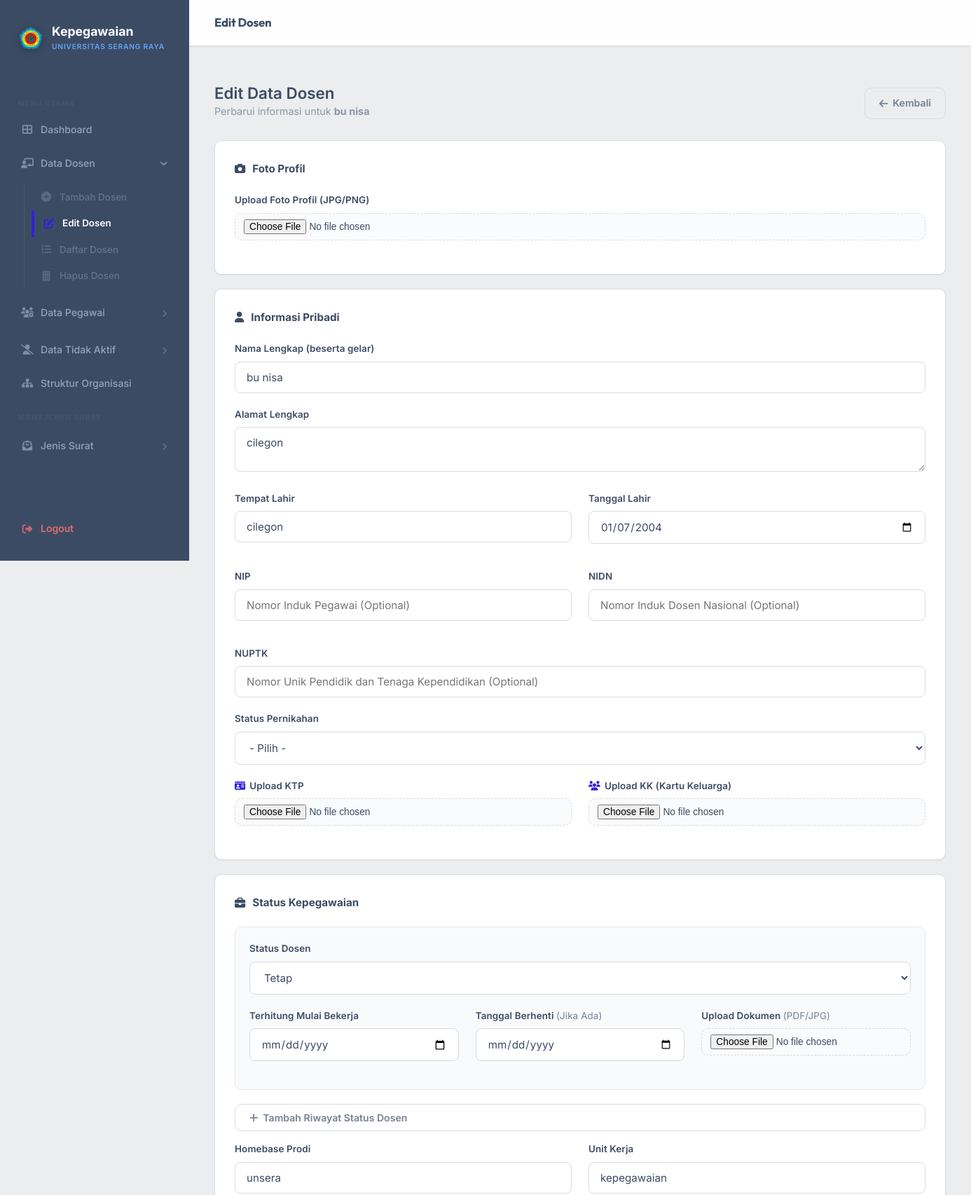
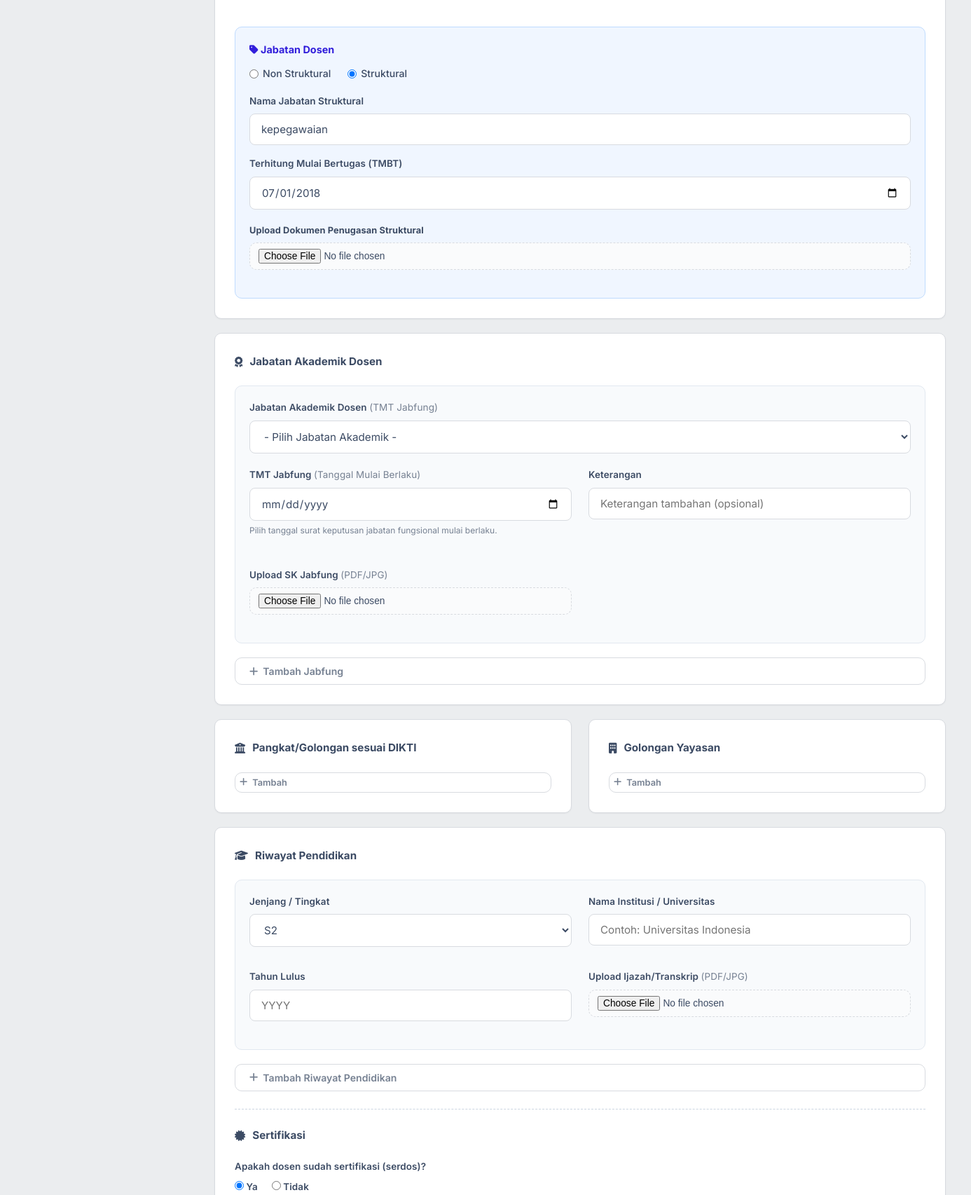
The page /form_edit_dosen.php?id=2 (signed in, upper part) on the database its author committed (2 pictures, top to bottom).
### tables this page shows
CREATE TABLE `dosen` (
  `id` int NOT NULL,
  `nama_lengkap` varchar(128) DEFAULT NULL,
  `alamat` varchar(255) DEFAULT NULL,
  `ttl_tempat` varchar(64) DEFAULT NULL,
  `ttl_tanggal` date DEFAULT NULL,
  `status_dosen` varchar(64) DEFAULT NULL,
  `jenis_dosen` varchar(64) DEFAULT NULL,
  `jabatan_struktural` varchar(64) DEFAULT NULL,
  `tmk` date DEFAULT NULL,
  `tmtk` date DEFAULT NULL,
  `ket_tidak_kerja` varchar(64) DEFAULT NULL,
  `dok_tidak_kerja` longblob,
  `dok_tidak_kerja_name` varchar(255) DEFAULT NULL,
  `dok_tidak_kerja_type` varchar(100) DEFAULT NULL,
  `jabfung_akademik` varchar(64) DEFAULT NULL,
  `tmt_jabfung` date DEFAULT NULL,
  `dok_jabfung` longblob,
  `dok_jabfung_name` varchar(255) DEFAULT NULL,
  `dok_jabfung_type` varchar(100) DEFAULT NULL,
  `gol_lldikti` varchar(64) DEFAULT NULL,
  `tmt_gol_lldikti` date DEFAULT NULL,
  `dok_gol_lldikti` longblob,
  `dok_gol_lldikti_name` varchar(255) DEFAULT NULL,
  `dok_gol_lldikti_type` varchar(100) DEFAULT NULL,
  `gol_yayasan` varchar(64) DEFAULT NULL,
  `tmt_gol_yayasan` date DEFAULT NULL,
  `dok_gol_yayasan` longblob,
  `dok_gol_yayasan_name` varchar(255) DEFAULT NULL,
  `dok_gol_yayasan_type` varchar(100) DEFAULT NULL,
  `reward` varchar(128) DEFAULT NULL,
  `tgl_reward` date DEFAULT NULL,
  `dok_reward` varchar(255) DEFAULT NULL,
  `punishment` varchar(128) DEFAULT NULL,
  `dok_punishment` varchar(255) DEFAULT NULL,
  `homebase_prodi` varchar(64) DEFAULT NULL,
  `unit_kerja` varchar(64) DEFAULT NULL,
  `no_serdos` int DEFAULT NULL,
  `dok_serdos` longblob,
  `dok_serdos_name` varchar(255) DEFAULT NULL,
  `dok_serdos_type` varchar(100) DEFAULT NULL,
  `riwayat_pendidikan` varchar(8) DEFAULT NULL,
  `status_pribadi` char(100) DEFAULT NULL,
  `dok_ktp` longblob,
  `dok_ktp_name` varchar(255) DEFAULT NULL,
  `dok_ktp_type` varchar(100) DEFAULT NULL,
  `dok_kk` longblob,
  `dok_kk_name` varchar(255) DEFAULT NULL,
  `dok_kk_type` varchar(100) DEFAULT NULL,
  `foto_profil` varchar(255) DEFAULT NULL,
  `status_keaktifan` varchar(32) DEFAULT 'Aktif',
  `keterangan_keaktifan` text DEFAULT NULL,
  `tgl_mulai_tidak_bekerja` date DEFAULT NULL
);

### form_edit_dosen.php (the view, shortened to what the rows shown need)
<?php
require 'db.php';
$id = $_GET['id'] ?? 0;
$stmt = $conn->prepare("SELECT * FROM dosen WHERE id = ?");
$stmt->bind_param("i", $id);
$stmt->execute();
$data = $stmt->get_result()->fetch_assoc();
$pendidikans = $conn->query("SELECT * FROM pendidikan_dosen WHERE dosen_id = $id")->fetch_all(MYSQLI_ASSOC);
$status_dosens = $conn->query("SELECT * FROM status_dosen_riwayat WHERE dosen_id = $id")->fetch_all(MYSQLI_ASSOC);
?>
<!DOCTYPE html>
<html lang="id">
<head>
    <link rel="stylesheet" href="style.css?v=4">
    <link rel="stylesheet" href="https://cdnjs.cloudflare.com/ajax/libs/font-awesome/6.4.0/css/all.min.css">
</head>
<body>
<?php include 'components/sidebar.php'; ?>
<div class="main-content">
    <div class="header-section" style="margin-bottom: 30px; display: flex; justify-content: space-between; align-items: flex-end; flex-wrap: wrap; gap: 15px;">
        <div style="display: flex; align-items: center; gap: 15px;">
            <div>
                <h1 style="margin:0">Edit Data Dosen</h1>
                <p style="margin:0; opacity: 0.8;">Perbarui informasi untuk <strong><?= htmlspecialchars($data['nama_lengkap']) ?></strong></p>
            </div>
        </div>
    </div>
    <form method="POST" enctype="multipart/form-data">
        <div class="card" style="margin-bottom:20px;">
            <div class="form-group">
                <label>Nama Lengkap (beserta gelar)</label>
                <input type="text" name="nama_lengkap" value="<?= htmlspecialchars($data['nama_lengkap']) ?>" required>
            </div>
            <div class="form-group">
                <label>Alamat Lengkap</label>
                <textarea name="alamat" rows="2" required><?= htmlspecialchars($data['alamat']) ?></textarea>
            </div>
            <div class="multi-row">
                <div class="form-group">
                    <label>Tempat Lahir</label>
                    <input type="text" name="ttl_tempat" value="<?= htmlspecialchars($data['ttl_tempat']) ?>" required>
                </div>
                <div class="form-group">
                    <label>Tanggal Lahir</label>
                    <input type="date" name="ttl_tanggal" value="<?= $data['ttl_tanggal'] ?>" required>
                </div>
            </div>
        </div>
        <div class="card" style="margin-bottom:20px;">
            <div id="status-wrapper">
                <?php if (count($status_dosens) > 0): ?>
                    <?php foreach($status_dosens as $std): ?>
                        <div class="dynamic-item">
                            <button type="button" onclick="this.closest('.dynamic-item').remove()" class="btn-icon" style="color:var(--danger); position:absolute; right:15px; top:15px;"><i class="fas fa-trash"></i></button>
                            <div class="form-group">
                                <label>Status Dosen</label>
                                <select name="status_dosen[]" required>
                                    <option value="">- Pilih Status Dosen -</option>
                                    <option value="Tetap" <?= $std['status_dosen'] == 'Tetap' ? 'selected' : '' ?>>Tetap</option>
                                    <option value="Tidak Tetap" <?= $std['status_dosen'] == 'Tidak Tetap' ? 'selected' : '' ?>>Tidak Tetap</option>
                                    <option value="Homebase" <?= $std['status_dosen'] == 'Homebase' ? 'selected' : '' ?>>Homebase</option>
                                </select>
                            </div>
                            <div style="display: grid; grid-template-columns: 1fr 1fr 1fr; gap: 24px; margin-top:12px;">
                                <div class="form-group">
                                    <label>Terhitung Mulai Bekerja</label>
                                    <input type="date" name="tmt_status[]" value="<?= $std['tmt'] ?>">
                                </div>
                                <div class="form-group">
                                    <label>Tanggal Berhenti <span style="color:var(--text-muted); font-weight:400;">(Jika Ada)</span></label>
                                    <input type="date" name="tgl_berhenti_status[]" value="<?= $std['tgl_berhenti'] ?? '' ?>">
                                </div>
                                <div class="form-group">
                                    <label>Upload Dokumen <span style="color:var(--text-muted); font-weight:400;">(PDF/JPG)</span></label>
                                    <input type="file" name="dok_status[]" accept=".pdf,.jpg,.png">
                                    <?php if($std['dokumen']): ?>
                                        <a href="<?= $std['dokumen'] ?>" target="_blank" class="file-current"><i class="fas fa-file-pdf"></i> <?= basename($std['dokumen']) ?></a>
                                        <input type="hidden" name="existing_dok_status[]" value="<?= $std['dokumen'] ?>">
                                    <?php else: ?>
                                        <input type="hidden" name="existing_dok_status[]" value="">
                                    <?php endif; ?>
                                </div>
                            </div>
                        </div>
                    <?php endforeach; ?>
                <?php else: ?>
                    <div class="dynamic-item">
                        <div class="form-group">
                            <label>Status Dosen</label>
                            <select name="status_dosen[]" required>
                                <option value="Tetap" <?= $data['status_dosen'] == 'Tetap' ? 'selected' : '' ?>>Tetap</option>
                            </select>
                        </div>
                        <div style="display: grid; grid-template-columns: 1fr 1fr 1fr; gap: 24px; margin-top:12px;">
                            <div class="form-group">
                                <label>Terhitung Mulai Bekerja</label>
                                <input type="date" name="tmt_status[]">
                            </div>
                            <div class="form-group">
                                <label>Tanggal Berhenti <span style="color:var(--text-muted); font-weight:400;">(Jika Ada)</span></label>
                                <input type="date" name="tgl_berhenti_status[]">
                            </div>
                            <div class="form-group">
                                <label>Upload Dokumen <span style="color:var(--text-muted); font-weight:400;">(PDF/JPG)</span></label>
                                <input type="file" name="dok_status[]" accept=".pdf,.jpg,.png">
                            </div>
                        </div>
                    </div>
                <?php endif; ?>
            </div>
            <div class="multi-row" style="margin-bottom:20px;">
                <div class="form-group">
                    <label>Homebase Prodi</label>
                    <input type="text" name="homebase_prodi" value="<?= htmlspecialchars($data['homebase_prodi']) ?>" required>
                </div>
                <div class="form-group">
                    <label>Unit Kerja</label>
                    <input type="text" name="unit_kerja" value="<?= htmlspecialchars($data['unit_kerja']) ?>" required>
                </div>
            </div>
            <div id="area_jenis_penugasan" style="margin-top:8px; background:#f0f6ff; border:1.5px solid #bfdbfe; border-radius:10px; padding:20px;">
                <div style="display:flex; gap:24px; flex-wrap:wrap;">
                    <label class="radio-label"><input type="radio" name="jenis_dosen" value="Non Struktural" <?= $data['jenis_dosen'] == 'Non Struktural' || empty($data['jenis_dosen']) ? 'checked' : '' ?>> Non Struktural</label>
                    <label class="radio-label"><input type="radio" name="jenis_dosen" value="Struktural" <?= $data['jenis_dosen'] == 'Struktural' ? 'checked' : '' ?>> Struktural</label>
                </div>
                <div id="area_jabatan_struktural" class="<?= $data['jenis_dosen'] == 'Struktural' ? '' : 'hidden' ?>" style="margin-top:14px;">
                    <label style="font-weight:600; font-size:0.85rem;">Nama Jabatan Struktural</label>
                    <input type="text" name="jabatan_struktural" value="<?= htmlspecialchars($data['jabatan_struktural']) ?>" placeholder="Contoh: Wakil Rektor I" style="margin-top:6px;">
                </div>
                <div class="<?= ($data['jenis_dosen'] == 'Struktural') ? '' : 'hidden' ?>" id="group_tmk" style="margin-top:16px;">
                    <div class="form-group">
                        <label>Terhitung Mulai Bertugas (TMBT)</label>
                        <input type="date" name="tmk" id="tmk_input" value="<?= $data['terhitung_mulai_kerja'] ?? ($data['tmk'] ?? '') ?>">
                    </div>
                </div>
            </div>
        </div>
        <div class="card" style="margin-bottom:20px;">
            <div id="pendidikan-wrapper">
                <?php if (count($pendidikans) > 0): ?>
                    <?php foreach($pendidikans as $pend): ?>
                        <div class="dynamic-item">
                            <button type="button" onclick="this.closest('.dynamic-item').remove()" class="btn-icon" style="color:var(--danger); position:absolute; right:15px; top:15px;"><i class="fas fa-trash"></i></button>
                            <div class="multi-row">
                                <div class="form-group">
                                    <label>Jenjang / Tingkat</label>
                                    <select name="pend_jenjang[]" required>
                                        <option value="">- Pilih -</option>
                                        <?php foreach(['S1', 'S2', 'S3'] as $p): ?>
                                        <option value="<?= $p ?>" <?= $pend['jenjang'] == $p ? 'selected' : '' ?>><?= $p ?></option>
                                        <?php endforeach; ?>
                                    </select>
                                </div>
                                <div class="form-group">
                                    <label>Nama Institusi / Universitas</label>
                                    <input type="text" name="pend_institusi[]" value="<?= htmlspecialchars($pend['institusi']) ?>" placeholder="Contoh: Universitas Indonesia" required>
                                </div>
                            </div>
                            <div class="multi-row" style="margin-top:12px;">
                                <div class="form-group">
                                    <label>Tahun Lulus</label>
                                    <input type="number" name="pend_tahun[]" value="<?= htmlspecialchars($pend['tahun_lulus']) ?>" min="1950" max="2100" placeholder="YYYY" required>
                                </div>
                                <div class="form-group">
                                    <label>Upload Ijazah/Transkrip <span style="color:var(--text-muted); font-weight:400;">(PDF/JPG)</span></label>
                                    <input type="file" name="dok_pendidikan[]" accept=".pdf,.jpg,.png">
                                    <?php if($pend['dokumen']): ?>
                                        <a href="<?= $pend['dokumen'] ?>" target="_blank" class="file-current"><i class="fas fa-file-pdf"></i> <?= basename($pend['dokumen']) ?></a>
                                        <input type="hidden" name="existing_dok_pendidikan[]" value="<?= $pend['dokumen'] ?>">
                                    <?php else: ?>
                                        <input type="hidden" name="existing_dok_pendidikan[]" value="">
                                    <?php endif; ?>
                                </div>
                            </div>
                        </div>
                    <?php endforeach; ?>
                <?php else: ?>
                    <div class="dynamic-item">
                        <div class="multi-row">
                            <div class="form-group">
                                <label>Jenjang / Tingkat</label>
                                <select name="pend_jenjang[]" required>
                                    <?php foreach(['S1', 'S2', 'S3'] as $p): ?>
                                    <option value="<?= $p ?>" <?= $data['riwayat_pendidikan'] == $p ? 'selected' : '' ?>><?= $p ?></option>
                                    <?php endforeach; ?>
                                </select>
                            </div>
                            <div class="form-group">
                                <label>Nama Institusi / Universitas</label>
                                <input type="text" name="pend_institusi[]" placeholder="Contoh: Universitas Indonesia" required>
                            </div>
                        </div>
                        <div class="multi-row" style="margin-top:12px;">
                            <div class="form-group"><label>Tahun Lulus</label><input type="number" name="pend_tahun[]" min="1950" max="2100" placeholder="YYYY" required></div>
                            <div class="form-group">
                                <label>Upload Ijazah/Transkrip <span style="color:var(--text-muted); font-weight:400;">(PDF/JPG)</span></label>
                                <input type="file" name="dok_pendidikan[]" accept=".pdf,.jpg,.png">
                            </div>
                        </div>
                    </div>
                <?php endif; ?>
            </div>
            <?php $has_serdos = !empty($data['no_serdos']) || !empty($data['dok_serdos']); ?>
            <div class="form-group" style="margin-bottom: 15px;">
                <div style="display:flex; gap:20px;">
                    <label class="radio-label"><input type="radio" name="is_serdos" value="Ya" onclick="document.getElementById('area_serdos').style.display='flex'" <?= $has_serdos ? 'checked' : '' ?>> Ya</label>
                    <label class="radio-label"><input type="radio" name="is_serdos" value="Tidak" onclick="document.getElementById('area_serdos').style.display='none'" <?= !$has_serdos ? 'checked' : '' ?>> Tidak</label>
                </div>
            </div>
        </div>
    </form>
</div>
</body>
</html>

### rows shown on the page
dosen: nama_lengkap "bu nisa", alamat "cilegon", ttl_tempat "cilegon", ttl_tanggal "01/07/2004", status_dosen "Tetap", homebase_prodi "unsera", unit_kerja "kepegawaian", jenis_dosen "☐ Non Struktural", jenis_dosen "☑ Struktural", jabatan_struktural "kepegawaian", tmk "07/01/2018", riwayat_pendidikan "S2", no_serdos "☑ Ya", no_serdos "☐ Tidak"

### other values the page prints
$page_title "Edit Dosen"
